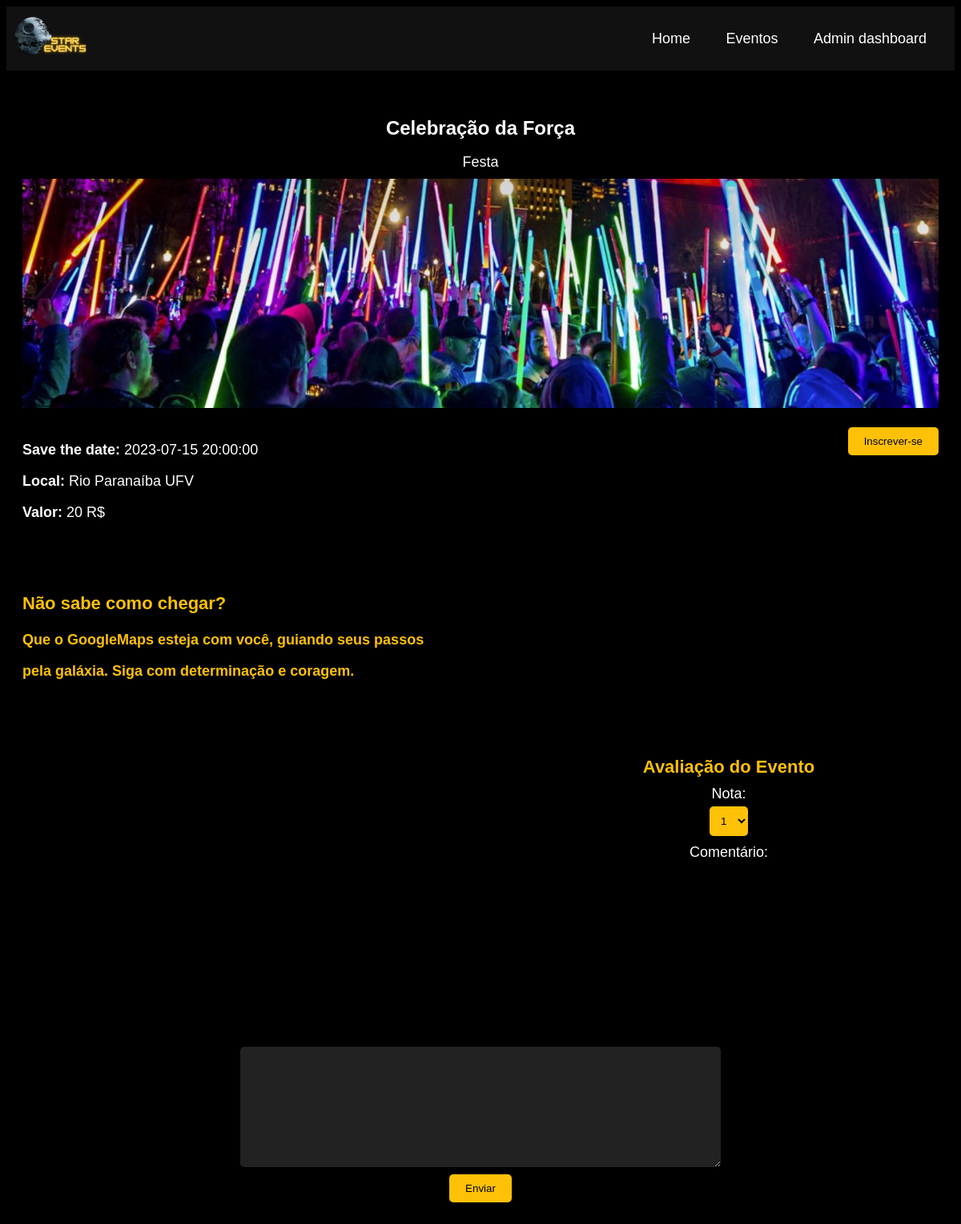
Page /eventDetails.php?id=1 (signed in) on the committed database.
### tables this page shows
CREATE TABLE `events` (
  `id` int(100) NOT NULL,
  `titulo` varchar(50) NOT NULL,
  `descricao` text NOT NULL,
  `data_evento` date NOT NULL,
  `hora` time NOT NULL,
  `local_evento` varchar(50) NOT NULL,
  `categoria` int(11) NOT NULL,
  `preco` float NOT NULL,
  `nome_imagem` varchar(50) NOT NULL
);

CREATE TABLE `categories` (
  `id` int(100) NOT NULL,
  `descricao` text NOT NULL
);

### event.class.php (called while the page is built, shortened)
<?php
class Event {
    private $conn;
    public function __construct($db) {
        $this->conn = $db;
    }
    public function readOne($id) {
        $sql = "SELECT * FROM events JOIN categories ON events.categoria = categories.id WHERE events.id = $id";
        $result = $this->conn->query($sql);
        return $result->fetch_all(MYSQLI_ASSOC);
    }
}
?>

### eventDetails.php (the view, shortened to what this page needs)
<?php
include "connect.inc.php";
include "event.class.php";
$tipo_usuario = $_SESSION['tipo_usuario'];
$id = isset($_GET['id']) ? $_GET['id'] : 0;
$evento = new Event($conn);
$detalhesEvento = $evento->readOne($id);
?>
<!DOCTYPE html>
<html lang="en">
<head>
    <link rel="stylesheet" href="styles.css">
</head>
<body>
    <header>
        <div class="logo">
            <a href="home.php"><img src="imagem_eventos/logo.png" alt="StarEvents"></a>
        </div>
        <nav>
            <ul>
                <li><a href="home.php">Home</a></li>
                <li><a href="eventList.php">Eventos</a></li>
                <?php
                    if ($tipo_usuario == 1) {
                        echo '<li><a href="admDashboard.php">Admin dashboard</a></li>';
                    } else {
                        echo '<li><a href="perfil.php">Perfil</a></li>';
                    }
                ?>
            </ul>
        </nav>
    </header>
    <br>
    <section class="container">
        <h2><?= $detalhesEvento[0]['titulo'] ?></h2>
        <p><?= $detalhesEvento[0]['descricao'] ?></p>
        <img src="<?= $detalhesEvento[0]['nome_imagem'] ?>" alt="<?= $detalhesEvento[0]['titulo'] ?>">
        <div class="event-details">
            <div class="event-info">
                <p><strong>Save the date:</strong> <?= $detalhesEvento[0]['data_evento'] ?> <?= $detalhesEvento[0]['hora'] ?></p>
                <p><strong>Local:</strong> <?= $detalhesEvento[0]['local_evento'] ?></p>
                <p><strong>Valor:</strong> <?= $detalhesEvento[0]['preco'] ?> R$</p>
            </div>
            <div class="button-container">
                <button id="inscreverBtn">Inscrever-se</button>
            </div>
        </div>
    </section>
    <br>
    <p style="font-size: 22px; margin-left: 20px; color: #ffc107;"><strong>Não sabe como chegar?</strong></p>
    <p style="font-size: 18px; margin-left: 20px; color: #ffc107;"><strong>Que o GoogleMaps esteja com você, guiando seus passos</strong></p>
    <p style="font-size: 18px; margin-left: 20px; color: #ffc107;"><strong>pela galáxia. Siga com determinação e coragem.</strong></p>
    <section class="container">
        <div id="map"></div>
    </section>
    <section class="container">
        <div class="evaluation">
            <h2 style="font-size: 22px; margin-left: 20px; color: #ffc107;">Avaliação do Evento</h2>
            <form action="formAction.php?window=review" method="post">
                <div class="evaluation-row">
                    <div class="evaluation-col">
                        <label for="nota">Nota:</label>
                        <select id="nota" name="nota">
                            <option value="1">1</option>
                        </select>
                    </div>
                    <div class="evaluation-col">
                        <label for="comentario">Comentário:</label>
                        <textarea id="comentario" name="comentario" rows="4" cols="50"></textarea>
                    </div>
                </div>
                <div class="evaluation-row">
                    <button type="submit">Enviar</button>
                </div>
            </form>
        </div>
    </section>
</body>
</html>

### styles.css (style rules this page uses)
body { font-family: "Arial", sans-serif; background-color: #000; color: #fff; }
.container { max-width: 1200px; margin: 0 auto; padding: 20px; }
header { background-color: #111; padding: 10px; display: flex; justify-content: space-between; align-items: center; }
.logo a { text-decoration: none; color: #ffc107; font-weight: bold; font-size: 24px; }
nav ul { list-style-type: none; margin: 0; padding: 0; }
nav li { display: inline-block; margin-right: 10px; }
nav a { text-decoration: none; color: #fff; padding: 10px 15px; font-size: 18px; }
.container { text-align: center; }
.container h2 { font-size: 24px; margin-bottom: 10px; }
.container p { font-size: 18px; margin-bottom: 10px; }
.container img { max-width: 100%; height: auto; margin-bottom: 20px; }
.event-details { display: flex; flex-wrap: wrap; justify-content: space-between; align-items: flex-start; }
.event-info { flex: 0 0 48%; text-align: left; margin-bottom: 20px; }
#map { flex: 0 0 48%; height: 400px; width: 600px; margin-top: 0; margin-bottom: 20px; float: left; margin-left: 20px; }
.evaluation button[type="submit"] { padding: 10px 20px; background-color: #ffc107; border: none; color: #000; border-radius: 5px; cursor: pointer; }
.evaluation textarea { padding: 10px; width: 600px; height: 150px; border: none; border-radius: 5px; background-color: #222; color: #fff; margin-bottom: 5px; box-sizing: border-box; }
.evaluation select { padding: 10px; border: none; border-radius: 5px; background-color: #ffc107; color: #000; cursor: pointer; margin-bottom: 10px; }
.evaluation select option { background-color: #ffc107; color: #000; }
.logo img { width: 90px; height: auto; }
#inscreverBtn { padding: 10px 20px; background-color: #ffc107; border: none; color: #000; border-radius: 5px; cursor: pointer; margin-top: -20px; }
label { display: block; font-size: 18px; margin-bottom: 5px; }
input[type="text"], input[type="email"], input[type="number"], textarea { padding: 10px; width: 100%; border: none; border-radius: 5px; background-color: #111; color: #fff; }
.button-container { display: flex; justify-content: flex-end; margin-top: 20px; }

### rows in the picture
events: titulo "Celebração da Força", categoria.descricao "Festa", nome_imagem (picture), data_evento "2023-07-15", hora "20:00:00", local_evento "Rio Paranaíba UFV", preco "20"
